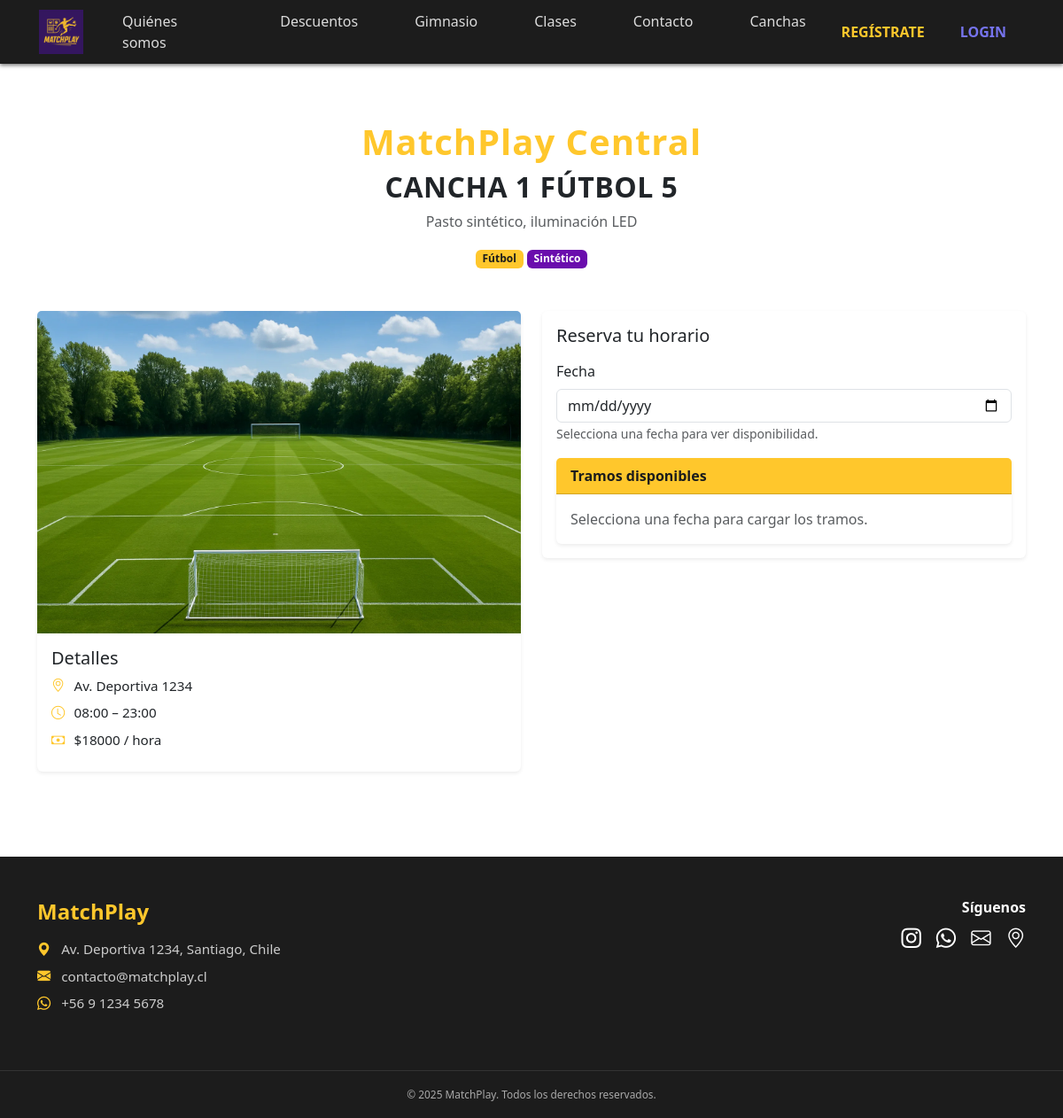
The page /canchas/1/ on the database its author committed.
### core/models.py (models this page shows, shortened)
class Cancha(models.Model):
    class Deporte(models.TextChoices):
        FUTBOL = "FUTBOL", "Fútbol"
        TENIS = "TENIS", "Tenis"
        PADEL = "PADEL", "Pádel"
        MULTI = "MULTI", "Multicancha"
        OTRO = "OTRO", "Otro"
    recinto = models.ForeignKey(Recinto, on_delete=models.CASCADE, related_name="canchas")
    nombre = models.CharField(max_length=120)
    descripcion = models.TextField(blank=True)
    deporte = models.CharField(max_length=12, choices=Deporte.choices, default=Deporte.FUTBOL)
    tipo_superficie = models.CharField(max_length=60, blank=True)
    precio_hora = models.DecimalField(
        max_digits=10, decimal_places=2, default=0, validators=[MinValueValidator(0)]
    )
    duracion_tramo_min = models.PositiveIntegerField(
        default=60, validators=[MinValueValidator(15), MaxValueValidator(240)]
    )
    activa = models.BooleanField(default=True)
    creado_en = models.DateTimeField(auto_now_add=True)
    actualizado_en = models.DateTimeField(auto_now=True)
    class Meta:
        verbose_name = "Cancha"
        verbose_name_plural = "Canchas"
        unique_together = (("recinto", "nombre"),)
        ordering = ("recinto__nombre", "nombre")

class Recinto(models.Model):
    nombre = models.CharField(max_length=120)
    direccion = models.CharField(max_length=255, blank=True)
    comuna = models.CharField(max_length=120, blank=True)
    telefono = models.CharField(max_length=30, blank=True)
    email = models.EmailField(blank=True)
    url_maps = models.URLField(blank=True)
    hora_apertura = models.TimeField(default=time(8, 0))   # 08:00
    hora_cierre = models.TimeField(default=time(23, 0))    # 23:00
    activo = models.BooleanField(default=True)
    creado_en = models.DateTimeField(auto_now_add=True)
    actualizado_en = models.DateTimeField(auto_now=True)
    class Meta:
        verbose_name = "Recinto"
        verbose_name_plural = "Recintos"
        ordering = ("nombre",)

### core/views.py (the view, shortened to what this page needs)
# urls.py: path("canchas/<int:pk>/", views.cancha_detalle, name="cancha_detalle"),
def cancha_detalle(request, pk: int):
    cancha = get_object_or_404(
        Cancha.objects.select_related("recinto"), pk=pk, activa=True
    )
    fecha_actual = None
    reservas_del_dia = []
    tramos = []
    fecha_qs = request.GET.get("fecha")
    return render(
        request,
        "core/canchas/detalle.html",
        {
            "cancha": cancha,
            "fecha_actual": fecha_actual,
            "reservas_del_dia": reservas_del_dia,
            "tramos": tramos,
        },
    )

### core/templates/core/canchas/detalle.html (shortened to what this page needs)
{% extends "core/base.html" %}
{% load static %}
{% block content %}
<div class="container py-5">
  <div class="text-center mb-5">
    <h1 class="brand-title">
      <span class="brand-match">{{ cancha.recinto.nombre }}</span>
    </h1>
    <h2 class="section-heading">{{ cancha.nombre }}</h2>
    <p class="text-muted">{{ cancha.descripcion|default:"Cancha disponible para reservas" }}</p>
    <span class="badge badge-gold">{{ cancha.get_deporte_display }}</span>
    <span class="badge badge-purple">{{ cancha.tipo_superficie|default:"-" }}</span>
  </div>
  <div class="row g-4">
    <div class="col-md-6">
      <div class="card shadow-sm border-0">
        <img src="{% static 'core/img/canchafut.webp' %}" class="card-img-top" alt="Foto de {{ cancha.nombre }}">
        <div class="card-body">
          <h5 class="card-title">Detalles</h5>
          <ul class="list-unstyled cancha-info mb-0">
            <li><i class="bi bi-geo-alt"></i> {{ cancha.recinto.direccion }}</li>
            <li><i class="bi bi-clock"></i> {{ cancha.recinto.hora_apertura|time:"H:i" }} – {{ cancha.recinto.hora_cierre|time:"H:i" }}</li>
            <li><i class="bi bi-cash"></i> ${{ cancha.precio_hora|floatformat:0 }} / hora</li>
          </ul>
        </div>
      </div>
    </div>
    <div class="col-md-6">
      <div class="card shadow-sm border-0">
        <div class="card-body">
          <h5 class="card-title mb-3">Reserva tu horario</h5>
          <form method="get" class="mb-3" id="form-fecha">
            <div class="row g-2">
              <div class="col-12">
                <label class="form-label" for="fecha">Fecha</label>
                <input
                  type="date"
                  class="form-control"
                  name="fecha"
                  id="fecha"
                  value="{% if fecha_actual %}{{ fecha_actual|date:'Y-m-d' }}{% endif %}"
                  required
                >
                <small class="text-muted">Selecciona una fecha para ver disponibilidad.</small>
              </div>
            </div>
          </form>
          <div class="card shadow-sm border-0">
            <div class="card-header card-header-gold">Tramos disponibles</div>
            <div class="card-body">
              {% if fecha_actual and tramos %}
                <div id="grid-tramos" class="d-flex flex-wrap gap-2">
                  {% for t in tramos %}
                    <button
                      type="button"
                      class="btn btn-outline-primary btn-sm tramo-btn"
                      data-inicio="{{ t.inicio|date:'c' }}"
                      data-fin="{{ t.fin|date:'c' }}"
                      data-precio="{{ t.precio }}"
                      data-label="{{ t.inicio|date:'H:i' }}–{{ t.fin|date:'H:i' }}"
                      aria-pressed="false"
                    >
                      {{ t.inicio|date:"H:i" }} – {{ t.fin|date:"H:i" }}
                      {% if t.precio %}
                        <span class="ms-1 badge bg-light text-dark">
                          ${{ t.precio|floatformat:0 }}
                        </span>
                      {% endif %}
                    </button>
                  {% endfor %}
                </div>
                <form method="post" action="{% url 'agregar_reserva' cancha.id %}" id="form-carrito" class="mt-3">
                  {% csrf_token %}
                  <input type="hidden" name="inicio" id="sel-inicio">
                  <input type="hidden" name="fin" id="sel-fin">
                  <div class="d-flex align-items-center justify-content-between flex-wrap gap-2">
                    <div>
                      <div class="small text-muted">Selección:</div>
                      <div id="sel-texto" class="fw-semibold">—</div>
                      <div id="sel-precio" class="text-muted small"></div>
                    </div>
                    <div class="d-flex gap-2">
                      <button type="button" class="btn btn-outline-secondary btn-sm" id="btn-limpiar">Limpiar</button>
                      <button type="submit" class="btn btn-gold" id="btn-add" disabled>Añadir al carrito</button>
                    </div>
                  </div>
                </form>
                <small class="text-muted d-block mt-2">
                  Puedes seleccionar <strong>1</strong> tramo o <strong>2 consecutivos</strong>.
                </small>
              {% elif fecha_actual and not tramos %}
                <div class="alert alert-info mb-0">No hay tramos disponibles para la fecha seleccionada.</div>
              {% else %}
                <div class="text-muted">Selecciona una fecha para cargar los tramos.</div>
              {% endif %}
            </div>
          </div>
        </div>
      </div>
    </div>
  </div>
</div>
{% endblock %}

### core/static/core/css/style.css (style rules this page uses)
body { font-family: 'Segoe UI', sans-serif; }
.brand-title { font-weight: bold; font-size: 3rem; letter-spacing: 2px; }
.brand-match { color: #ffc72c; }
.brand-title { font-weight: 800; font-size: 2.5rem; letter-spacing: 1px; margin-bottom: 0.5rem; }
.section-heading { font-weight: 800; letter-spacing: .5px; text-transform: uppercase; }
.badge-gold { background: #ffe59a; border-color: #ffd66e; }
.badge-purple { background: #e6d4ff; border-color: #d3b9ff; color:#3d2070; }
.badge-gold { background-color: #ffc72c; color: #1c1c1c; font-weight: 600; }
.badge-purple { background-color: #6a0dad; color: #fff; font-weight: 600; }
.card-header-gold { background-color: #ffc72c; color: #1c1c1c; font-weight: 600; }
.cancha-info li { margin-bottom: .5rem; font-size: .95rem; }
.cancha-info i { color: #ffc72c; margin-right: .4rem; }

### rows shown on the page
Cancha: recinto.nombre "MatchPlay Central", nombre "CANCHA 1 FÚTBOL 5", descripcion "Pasto sintético, iluminación LED", deporte "Fútbol", tipo_superficie "Sintético", recinto.direccion "Av. Deportiva 1234", recinto.hora_apertura "08:00", recinto.hora_cierre "23:00", precio_hora "18000"
